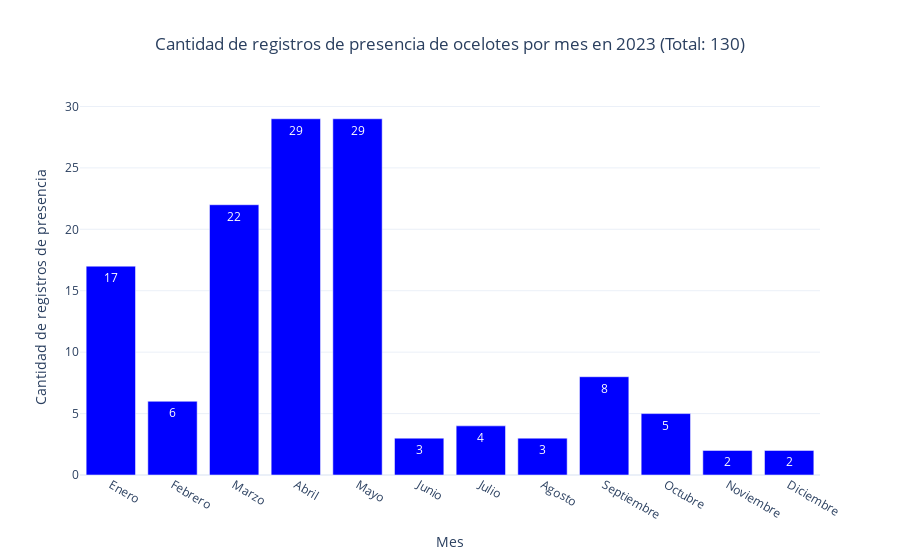

The notebook cell saved with this chart:
### Markdown cell above
El gráfico presenta la cantidad de registros de presencia de ocelotes por mes, con los nombres de los meses en español en el eje x y la cantidad de registros en el eje y. Esta visualización permite observar patrones de actividad mensual, como posibles aumentos o disminuciones en observaciones en función de la temporada.

### Code cell
import pandas as pd
import geopandas as gpd
import plotly.express as px

# Lista de nombres de meses en español
meses_espanol = [
    'Enero', 'Febrero', 'Marzo', 'Abril', 'Mayo', 'Junio',
    'Julio', 'Agosto', 'Septiembre', 'Octubre', 'Noviembre', 'Diciembre'
]

# Lectura del archivo GeoJSON específico de ocelotes en un GeoDataFrame
gdf_ocelote = gpd.read_file('registros-presencia-ocelote.geojson')

# Conversión de 'eventDate' a hilera de texto y luego a formato datetime
gdf_ocelote['eventDate'] = gdf_ocelote['eventDate'].astype(str)
gdf_ocelote['eventDate'] = pd.to_datetime(gdf_ocelote['eventDate'], errors='coerce')

# Filtrar los datos para el año 2023
gdf_ocelote_2023 = gdf_ocelote[gdf_ocelote['eventDate'].dt.year == 2023]

# Extracción del mes
gdf_ocelote_2023['mes'] = gdf_ocelote_2023['eventDate'].dt.month

# Conteo de la cantidad de registros de presencia por mes en 2023
registros_por_mes_2023 = gdf_ocelote_2023.groupby('mes').size().reset_index(name='cantidad')

# Crear un DataFrame con todos los meses del año
todos_los_meses = pd.DataFrame({'mes': range(1, 13)})

# Unir ambos DataFrames para asegurarse de que todos los meses estén presentes
registros_por_mes_2023 = todos_los_meses.merge(registros_por_mes_2023, on='mes', how='left')
registros_por_mes_2023['cantidad'] = registros_por_mes_2023['cantidad'].fillna(0)  # Rellenar NaN con 0

# Agregar la columna con los nombres de los meses en español
registros_por_mes_2023['mes_nombre'] = registros_por_mes_2023['mes'].apply(lambda x: meses_espanol[x - 1])

# Crear un gráfico de barras para mostrar la cantidad de observaciones por mes en 2023
fig = px.bar(
    registros_por_mes_2023,
    x='mes_nombre',
    y='cantidad',
    title='Cantidad de registros de presencia de ocelotes por mes en 2023 (Total: 130)',
    labels={'mes_nombre': 'Mes', 'cantidad': 'Cantidad de registros de presencia'},
    text='cantidad',
    color_discrete_sequence=['blue']  # Configurar el color de las barras en azul
)

# Ajustes al gráfico
fig.update_layout(
    xaxis_title='Mes',
    yaxis_title='Cantidad de registros de presencia',
    title_x=0.5,
    template='plotly_white'
)

# Despliegue del gráfico
fig.show()

### Figure 1 — Plotly figure (JSON) as saved in the notebook; plotly's stock layout.template omitted (floating-point values rounded to 4 significant figures)
{"data": [{"alignmentgroup": "True", "hovertemplate": "Mes=%{x}<br>Cantidad de registros de presencia=%{text}<extra></extra>", "legendgroup": "", "marker": {"color": "blue", "pattern": {"shape": ""}}, "name": "", "offsetgroup": "", "orientation": "v", "showlegend": false, "text": [17, 6, 22, 29, 29, 3, 4, 3, 8, 5, 2, 2], "textposition": "auto", "type": "bar", "x": ["Enero", "Febrero", "Marzo", "Abril", "Mayo", "Junio", "Julio", "Agosto", "Septiembre", "Octubre", "Noviembre", "Diciembre"], "xaxis": "x", "y": [17, 6, 22, 29, 29, 3, 4, 3, 8, 5, 2, 2], "yaxis": "y"}], "layout": {"barmode": "relative", "legend": {"tracegroupgap": 0}, "title": {"text": "Cantidad de registros de presencia de ocelotes por mes en 2023 (Total: 130)", "x": 0.5}, "xaxis": {"anchor": "y", "domain": [0, 1], "title": {"text": "Mes"}}, "yaxis": {"anchor": "x", "domain": [0, 1], "title": {"text": "Cantidad de registros de presencia"}}}}
